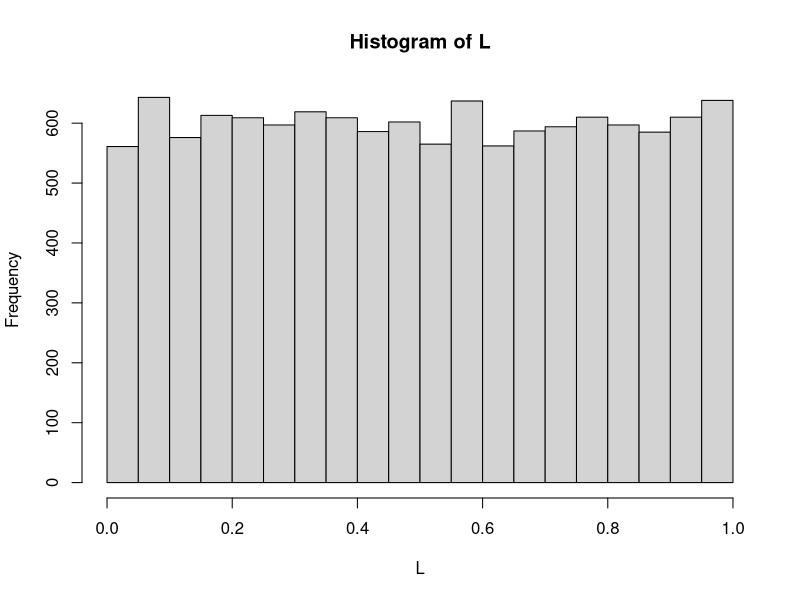
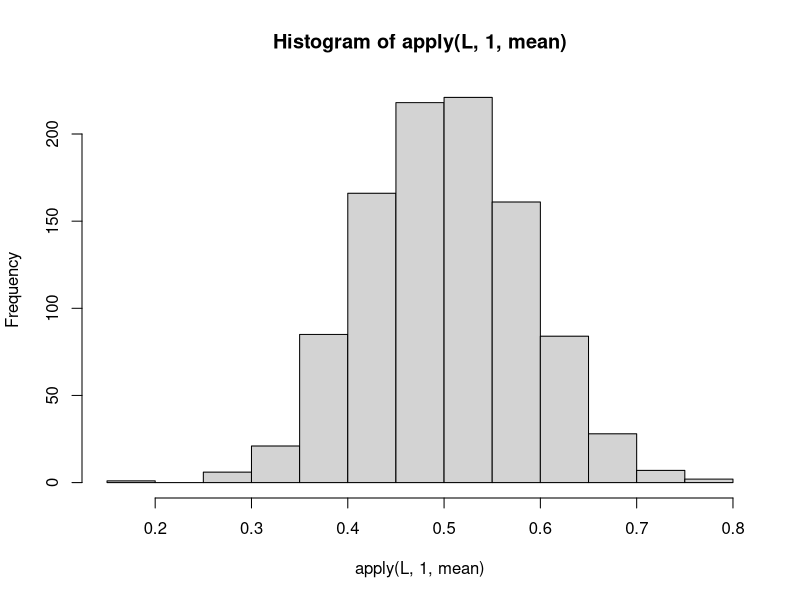

Here is the R script that generated these plots, in order:
# Generate 1000 random vectors of dimension 12 from a uniform distribution on [0,1].

L = matrix(runif(12000, 0, 1), nrow = 1000, ncol = 12)

# Graph a histogram of the data.

hist(L)

# Compute the mean of the 1000 vectors.

mean(L)

# Graph a histogram of the means.

hist(apply(L, 1, mean))